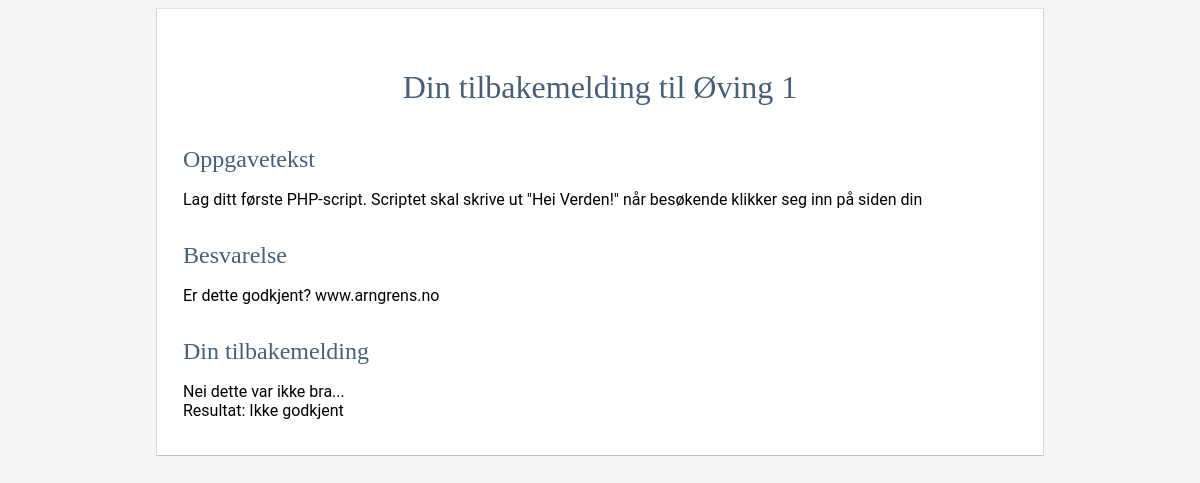
/visTilbakemelding.php?ovingsID=1&brukerID=101 (signed in), run on the app's committed database.
### tables this page shows
CREATE TABLE ovinger(
ovingsID INT AUTO_INCREMENT PRIMARY KEY,
navn VARCHAR(64) NOT NULL,
oppgavetekst VARCHAR(1024) NOT NULL,
innleveringsfrist DATE,
obligatorisk BOOLEAN DEFAULT TRUE,
INDEX(ovingsID)
);

CREATE TABLE innleveringer(
brukerID INT NOT NULL,
ovingsID INT NOT NULL,
innlevering VARCHAR(1000) NOT NULL,
innleveringsdato TIMESTAMP DEFAULT CURRENT_TIMESTAMP,
rettet BOOLEAN DEFAULT FALSE,
godkjent BOOLEAN DEFAULT FALSE,
CONSTRAINT innlevering_fk1 FOREIGN KEY(brukerID) REFERENCES brukere(brukerID) ON DELETE CASCADE ON UPDATE CASCADE,
CONSTRAINT innlevering_fk2 FOREIGN KEY(ovingsID) REFERENCES ovinger(ovingsID) ON DELETE CASCADE ON UPDATE CASCADE,
CONSTRAINT innlevering_pk PRIMARY KEY(brukerID, ovingsID),
INDEX(brukerID, ovingsID)
);

CREATE TABLE tilbakemeldinger(
brukerID INT NOT NULL,
ovingsID INT NOT NULL,
vurderingsbruker INT NOT NULL,
tilbakemelding VARCHAR(1000) NOT NULL,
godkjent BOOLEAN,
nytteverdi INT NOT NULL DEFAULT 0,
CONSTRAINT tilbakemelding_fk1 FOREIGN KEY(brukerID, ovingsID) REFERENCES innleveringer(brukerID, ovingsID),
CONSTRAINT tilbakemelding_fk2 FOREIGN KEY(vurderingsbruker) REFERENCES brukere(brukerID),
CONSTRAINT tilbakemelding_pk PRIMARY KEY(brukerID, ovingsID, vurderingsbruker),
INDEX(brukerID, ovingsID, vurderingsbruker)
);

### service.incl.php (called while the page is built, shortened)
<?php
include 'dbconnect.incl.php';
function getSpesifikkTilbakemelding($brukerTilVurdering, $ovingsID) {
    $con = connect();
    $brukerID = $_SESSION['brukerID'];
    $query = "SELECT tilbakemelding, godkjent, nytteverdi FROM tilbakemeldinger "
            . "WHERE brukerID=? AND ovingsID=? AND vurderingsbruker=?";
    $statement = $con->prepare($query);
    $statement->bind_param("iii", $brukerTilVurdering, $ovingsID, $brukerID);
    if ($statement->execute()) {
        $statement->bind_result($tilbakemelding, $godkjent, $nytteverdi);
        $assoc = [
            'tilbakemelding' => $tilbakemelding,
            'godkjent' => $godkjent,
            'nytteverdi' => $nytteverdi
        ];
        return $assoc;
    }
}
function getOving($ovingsID) {
    $con = connect();
    $query = "SELECT navn, oppgavetekst, innleveringsfrist, obligatorisk FROM ovinger WHERE ovingsID=?";
    $statement = $con->prepare($query);
    $statement->bind_param("i", $ovingsID);
    if ($statement->execute()) {
        $statement->bind_result($navn, $oppgavetekst, $innleveringsfrist, $obligatorisk);
        $assoc = [
            'navn' => $navn,
            'oppgavetekst' => $oppgavetekst,
            'innleveringsfrist' => $innleveringsfrist,
            'obligatorisk' => $obligatorisk];
        return $assoc;
    }
}
function getInnlevering($ovingsID, $brukerID) {
    $con = connect();
    $query = "SELECT innlevering, innleveringsdato, rettet, godkjent FROM innleveringer WHERE brukerID=? AND ovingsID=? ORDER BY innleveringsdato";
    $statement = $con->prepare($query);
    $statement->bind_param("ii", $brukerID, $ovingsID);
    if ($statement->execute()) {
        $statement->bind_result($innlevering, $innleveringsdato, $rettet, $godkjent);
        $assoc = [
            'innlevering' => htmlspecialchars($innlevering, ENT_SUBSTITUTE),
            'innleveringsdato' => $innleveringsdato,
            'rettet' => $rettet,
            'godkjent' => $godkjent];
        return $assoc;
    }
}

### dbconnect.incl.php (called while the page is built, shortened)
<?php
function disconnect($con) {
    return mysqli_close($con) or die("Could not close connection to database: " . mysqli_error($con));
}

### visTilbakemelding.php (the view, shortened to what this page needs)
<!DOCTYPE html>
<html>
    <head>
        <link rel="stylesheet" href="stilark.css" />
        <?php
        include 'service.incl.php';
        ?>
    </head>
    <body>
        <div id="wrapper">
            <?php
            $ovingsID = $_GET['ovingsID'];
            $brukerTilVurdering = $_GET['brukerID'];
            $oving = getOving($ovingsID);
            $innlevering = getInnlevering($ovingsID, $brukerTilVurdering);
            $tilbakemelding = getSpesifikkTilbakemelding($brukerTilVurdering, $ovingsID);
            echo "<h1>Din tilbakemelding til " . $oving['navn'] . "</h1>";
            echo "<h2>Oppgavetekst</h2>";
            echo "<p>" . $oving['oppgavetekst'] . "</p>";
            echo "<h2>Besvarelse</h2>";
            echo "<p>" . htmlspecialchars($innlevering['innlevering'], ENT_SUBSTITUTE) . "</p>";
            echo "<h2>Din tilbakemelding</h2>";
            echo "<p>" . $tilbakemelding['tilbakemelding'] . "<br />Resultat: ";
            if ($tilbakemelding['godkjent']) {
                echo "Godkjent</p>";
            } else {
                echo "Ikke godkjent</p>";
            }
            ?>
        </div>
    </body>
</html>

### stilark.css (style rules this page uses)
* { -webkit-box-sizing: border-box; -moz-box-sizing: border-box; -box-sizing: border-box; }
body { background-color: whitesmoke; font-family: 'Roboto', helvetica, arial, sans-serif; }
h1 { font-family: 'Port Lligat Slab'; font-weight: 500; text-align: center; margin-top: 40px; margin-bottom: 40px; color: #475F77; }
h2 { font-family: 'Port Lligat Slab'; font-weight: 200; text-align: left; margin-top: 4%; margin-bottom: 2%; color: #475F77; }
#wrapper { margin: 0 auto; width: 75%; background: #FFFFFF; border: 1px solid #D5D5D6; border-top-color: #E0E1E2; border-bottom-color: #C0C1C2; padding: 20px 26px 19px 26px; }

### data on the page
ovinger: navn "Øving 1", oppgavetekst "Lag ditt første PHP-script. Scriptet skal skrive ut \"Hei Verden!\" når besøkende klikker seg inn på siden din"
innleveringer: innlevering "Er dette godkjent? www.arngrens.no"
tilbakemeldinger: tilbakemelding "Nei dette var ikke bra..."
